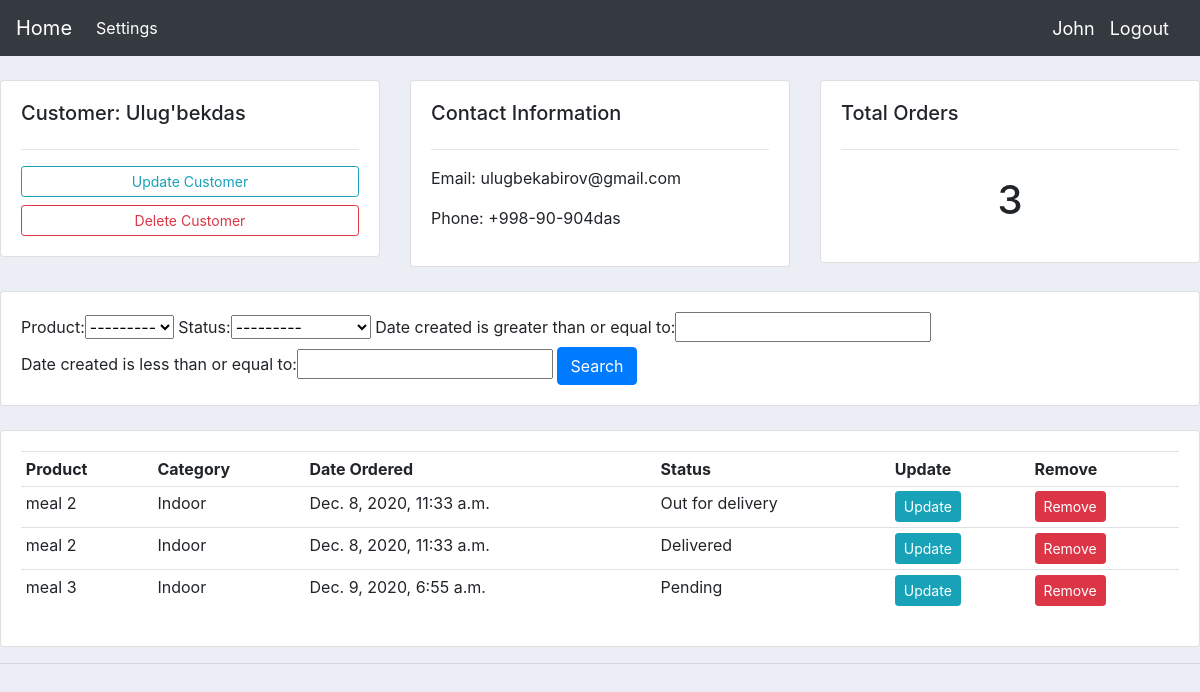
Page /customer/17 (signed in) on the committed database.
### accounts/models.py (models this page shows, shortened)
class Customer(models.Model):
    user = models.OneToOneField(User, null=True, on_delete=models.CASCADE)
    name = models.CharField(max_length=30, null=True)
    phone = models.CharField(max_length=20, null=True)
    email = models.CharField(max_length=50, null=True)
    date_created = models.DateField(auto_now_add=True)
    profile_pic = models.ImageField(null=True, blank=True)

class Order(models.Model):
    STATUS = (
        ("Pending", "Pending"),
        ("Out for delivery", "Out for delivery"),
        ("Delivered", "Delivered"),
    )
    product = models.ForeignKey(Product, null=True, on_delete=models.SET_NULL)
    customer = models.ForeignKey(Customer, null=True, on_delete=models.SET_NULL)
    date_created = models.DateTimeField(auto_now_add=True)
    status = models.CharField(max_length=30, null=True, choices=STATUS)
    tag = models.ManyToManyField(Tag)

class Product(models.Model):
    CATEGORY = (
        ("Indoor", "Indoor"),
        ("Outdoor", "Outdoor"),
    )
    name = models.CharField(max_length=30, null=True)
    price = models.FloatField(null=True)
    category = models.CharField(max_length=30, null=True, choices=CATEGORY)
    description = models.CharField(max_length=200,
                                   null=True,
                                   default="No description",
                                   blank=True,
                                   )
    date_created = models.DateField(auto_now_add=True, null=True)
    def __str__(self):
        return self.name

### accounts/views.py (the view)
# urls.py: path("customer/<int:customer_id>", views.customers_view, name="customer"),
@login_required(login_url='login')
def customers_view(request, customer_id):
    customer = models.Customer.objects.get(id=customer_id)
    orders = customer.order_set.all()
    my_filter = OrderFilter(request.GET, queryset=orders)
    orders = my_filter.qs
    context = {"customer": customer,
               "orders": orders,
               "my_filter": my_filter, }
    return render(request, "accounts/customers.html", context)

### accounts/templates/accounts/customers.html
{% extends "accounts/main.html" %}
{% block content %}
<br>
<div class="row">
	<div class="col-md">
		<div class="card card-body">
			<h5>Customer: {{ customer.name }}</h5>
			<hr>
			<a class="btn btn-outline-info  btn-sm btn-block" href="{% url "updateCustomer" customer.id %}">Update Customer</a>
			<a class="btn btn-outline-danger  btn-sm btn-block" href="">Delete Customer</a>
		</div>
	</div>
	<div class="col-md">
		<div class="card card-body">
			<h5>Contact Information</h5>
			<hr>
			<p>Email: {{ customer.email }} </p>
			<p>Phone: {{ customer.phone }}</p>
		</div>
	</div>
	<div class="col-md">
		<div class="card card-body">
			<h5>Total Orders</h5>
			<hr>
			<h1 style="text-align: center;padding: 10px">{{ customer.order_set.count }}</h1>
		</div>
	</div>
</div>
<br>
<div class="row">
	<div class="col">
		<div class="card card-body">
			<form method="get">
                {{ my_filter.form }}
		    <button class="btn btn-primary" type="submit">Search</button>
		  </form>
		</div>
	</div>
</div>
<br>
<div class="row">
	<div class="col-md">
		<div class="card card-body">
			<table class="table table-sm">
				<tr>
					<th>Product</th>
					<th>Category</th>
					<th>Date Ordered</th>
					<th>Status</th>
					<th>Update</th>
					<th>Remove</th>
				</tr>
                {% for order in orders %}
                <tr>
                    <td>{{ order.product.name }} </td>
                    <td>{{ order.product.category }}</td>
                    <td>{{ order.date_created }}</td>
                    <td>{{ order.status }}</td>
                    <td><a class="btn btn-sm btn-info" href="{% url "updateOrder" order.id %}?next={{ request.path }}">Update</a></td>
                    <td><a class="btn btn-sm btn-danger"href="{% url 'deleteOrder' order.id %}?next={{ request.path }}">Remove</a> </td>
                </tr>
                {% endfor %}
			</table>
		</div>
	</div>
</div>
{% endblock %}

### accounts/templates/accounts/navbar.html (shortened to what this page needs)
{% load static %}
<nav class="navbar navbar-expand-lg navbar-dark bg-dark">
  <a class="navbar-brand" href="{% url "home" %}">Home</a>
  <div class="collapse navbar-collapse" id="navbarNav">
    <ul class="navbar-nav">
        {% if request.user.is_staff %}
      <li class="nav-item active">
        <a class="nav-link" href="{% url 'home' %}">Dashboard <span class="sr-only">(current)</span></a>
      </li>
      <li class="nav-item">
        <a class="nav-link" href="{% url 'products' %}">Products</a>
      </li>
        {% else %}
         <li class="nav-item active">
         <a class="nav-link" href="{% url 'account' %}">Settings <span class="sr-only">(current)</span></a>
         </li>
        {% endif %}
    </ul>
  </div>
    {% if request.user.is_authenticated %}
        <span class="hello-msg">{{ request.user }}</span>
        <span ><a class="hello-msg btn-block" href="{% url 'logout' %}" >Logout</a></span>
    {% else %}
        <span ><a class="hello-msg btn-block" href="{% url 'login' %}" >Login</a></span>
        <span ><a class="hello-msg btn-block" href="{% url 'register' %}" >Register</a></span>
    {% endif %}
</nav>

### static/css/main.css (style rules this page uses)
body { background-color: #ebeff5; }

### accounts/templates/accounts/navbar.html (style rules this page uses)
.hello-msg { font-size: 18px; color : #ffffff; margin-right: 15px; }

### rows in the picture
Customer: name "Ulug'bekdas", email "ulugbekabirov@gmail.com", phone "+998-90-904das", order_set.count "3"
Order: product.name "meal 2", product.category "Indoor", date_created "Dec. 8, 2020, 11:33 a.m.", status "Out for delivery"
Order: product.name "meal 2", product.category "Indoor", date_created "Dec. 8, 2020, 11:33 a.m.", status "Delivered"
Order: product.name "meal 3", product.category "Indoor", date_created "Dec. 9, 2020, 6:55 a.m.", status "Pending"

### other values in the picture
{{ request.user }} "John"
